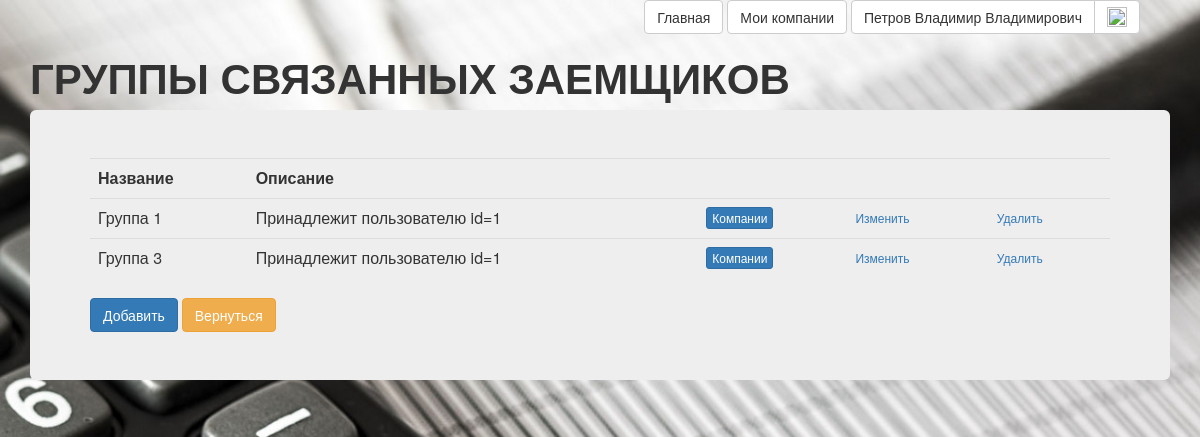
The page /cred_limit/gsz_list.php (signed in) on the database its author committed.
### tables this page shows
CREATE TABLE `users` (
  `id` bigint(20) UNSIGNED NOT NULL,
  `email` char(64) NOT NULL,
  `nickname` char(64) NOT NULL,
  `password` char(225) NOT NULL,
  `fullname` char(100) DEFAULT NULL,
  `newsletter` tinyint(1) DEFAULT NULL,
  `status_active` tinyint(1) NOT NULL
);

CREATE TABLE `gsz` (
  `Id` tinyint(2) UNSIGNED NOT NULL,
  `User_Id` bigint(20) UNSIGNED NOT NULL,
  `Brief_Name` char(30) DEFAULT NULL,
  `Full_Name` char(150) DEFAULT NULL
);

### registration/lib/common.php (called while the page is built, shortened)
<?php
function get_current_user_id()
{
	return $_SESSION['user_id'];
}
function db_user_find_by_id($dbh, $id)
{
	$query = 'SELECT * FROM users WHERE id=?';
	$stmt = mysqli_prepare($dbh, $query);
	mysqli_stmt_bind_param($stmt, 's', $id);
	if (mysqli_stmt_execute($stmt) === false)
		db_handle_error($dbh);
	$qr = mysqli_stmt_get_result($stmt);
	$result = mysqli_fetch_assoc($qr);
	return $result;
}

### cred_limit/script/cred_limit_scripts.php (called while the page is built, shortened)
<?php
function get_GSZ_set()
{
	$query = "SELECT * FROM `GSZ` WHERE `User_Id`=".get_current_user_id()." ORDER BY `Brief_Name`";
	$GSZ_set = getTable($query);
	return $GSZ_set;
}

### script/finansist_scripts.php (called while the page is built, shortened)
<?php
require_once $_SERVER['DOCUMENT_ROOT'].'/registration/lib/common.php';
function getTable($query)
{
    global $mysqli;
    $result_set = $mysqli->query($query);
    $result = array();
    while (($row = $result_set->fetch_assoc()) !=false)
    {
        $result[]=$row;
    }
    return $result;
}
?>

### cred_limit/gsz_list.php (the view, shortened to what this page needs)
<?php
	require_once('./script/cred_limit_scripts.php');
	include_once ($_SERVER['DOCUMENT_ROOT'].'/registration/header_login.php');
	$GSZ_set = get_GSZ_set();
?>
<!DOCTYPE html>
<html>
<head>
	<link href="/css/bootstrap.min.css" rel="stylesheet"/>
	<link href="/css/style.css" rel="stylesheet"/>
</head>
<body>
	<div class="container">
		<header>
			<h2 class="text | -center">ГРУППЫ СВЯЗАННЫХ ЗАЕМЩИКОВ</h2>
	</header>
		<div class="jumbotron">
			<table class="table">
				<?php if (empty ($GSZ_set)): ?>
					<h3>Кажется вы не добавили еще ни одной группы. Добавить группы вы можете по кнопке ниже.</h3>
				<?php else: ?>
				<tr><th>Название</th><th>Описание</th><th></th><th></th><th></th></tr>
				<?php	foreach ($GSZ_set as $GSZ) {
						$id = $GSZ['Id']; ?>
				<tr>
					<td><?=$GSZ['Brief_Name']?></td>
					<td><?=$GSZ['Full_Name']?></td>
					<td><a class="btn btn-primary btn-xs" href="<?=HTML_PATH_COMPANY_LIST_FORM?>?GSZ_Id=<?=$id?>">Компании</a></td>
					<td><a class="btn btn-link btn-xs" href="<?=HTML_PATH_GSZ_EDIT_FORM?>?GSZ_Id=<?=$id?>">Изменить</a></td>
					<td><a class="btn btn-link btn-xs" href="<?=HTML_PATH_GSZ_DELETE_FORM?>?GSZ_Id=<?=$id?>">Удалить</a></td>
				</tr>
				<?php
					}
				endif;
				?>
			</table>
			<a class="btn btn-primary" href="<?=HTML_PATH_GSZ_ADD_FORM?>">Добавить</a>
			<a class="btn btn-warning" href="limit.html">Вернуться</a>
		</div>
	</div>
</body>
</html>

### registration/header_login.php (shortened to what this page needs)
<?php
$dbh = db_connect();
if (is_current_user())
{
$current_user = db_user_find_by_id($dbh, get_current_user_id());
}
else
{
$current_user=false;
}
?>
<html>
<div align="right" style="margin-right:5%" class="wrapper">
		<?php if ($current_user): ?>
			<a href="../" class="btn btn-default">Главная</a>
			<a href="../registration/users_company.php" class="btn btn-default">Мои компании</a>
			<div class="btn-group">
			  <a href="../registration/users_setting.php" title="Настройки профиля" class="btn btn-default"><?= $current_user['fullname'] ?></a>
			  <a href="../registration/logout.php" title="Выход" class="btn btn-default"><img width="20" height="20" src="../img/Out.png"></a>
			</div>
		<?php endif; ?>
</div>
</html>

### css/style.css (style rules this page uses)
body { background-image: url(../img/bg.jpg); height: 100%; background-repeat: no-repeat; background-size: cover; }
h2 { font-size: 42px; font-style: normal; font-weight: 700; text-transform: uppercase; }
table { border-spacing: 0px 10px; margin-bottom: 20px; }
td, th { padding-left: 10px; padding-right: 10px; vertical-align: top; word-wrap:break-word; }
.jumbotron { text-align: left; }

### rows shown on the page
users: fullname "Петров Владимир Владимирович"
gsz: Brief_Name "Группа 1", Full_Name "Принадлежит пользователю id=1"
gsz: Brief_Name "Группа 3", Full_Name "Принадлежит пользователю id=1"
